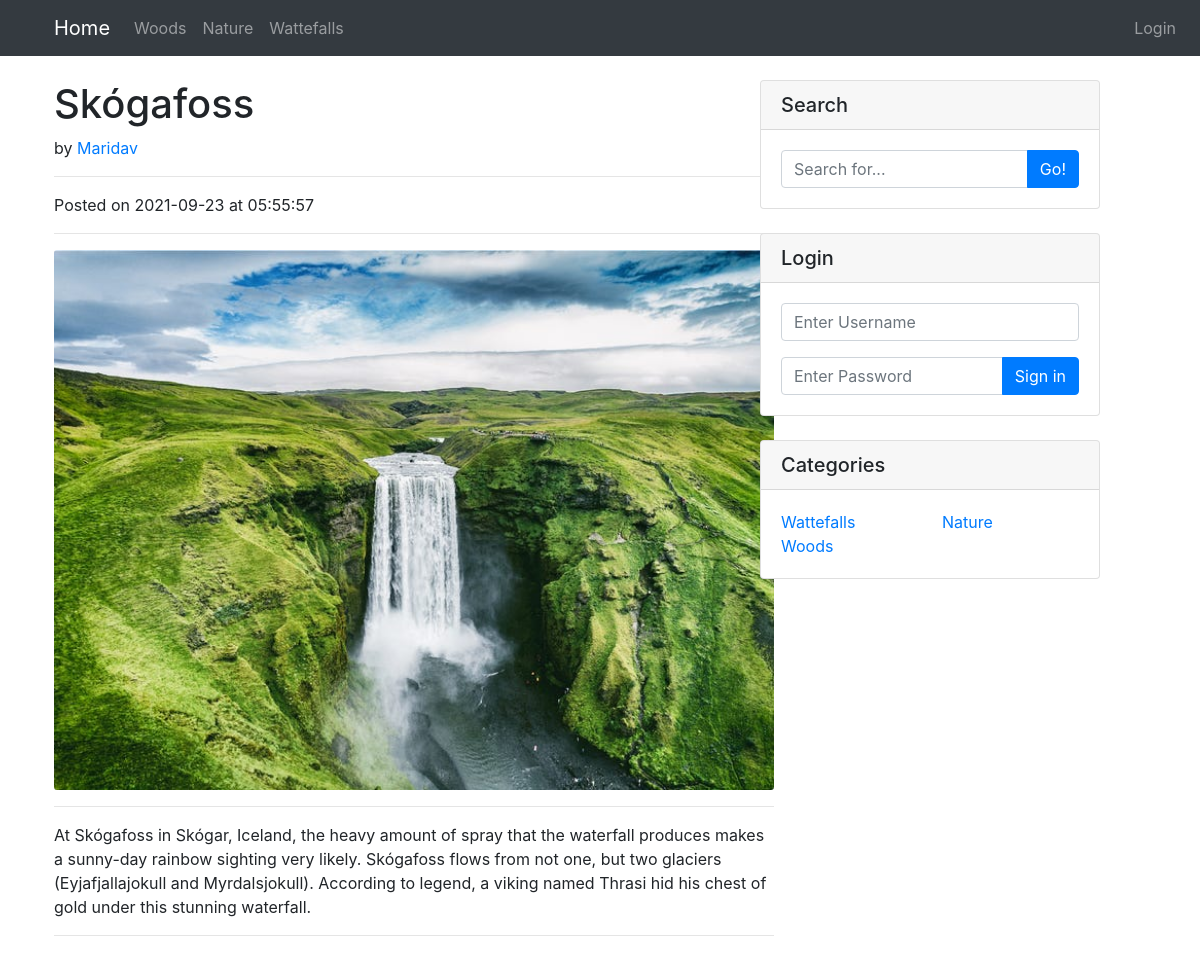
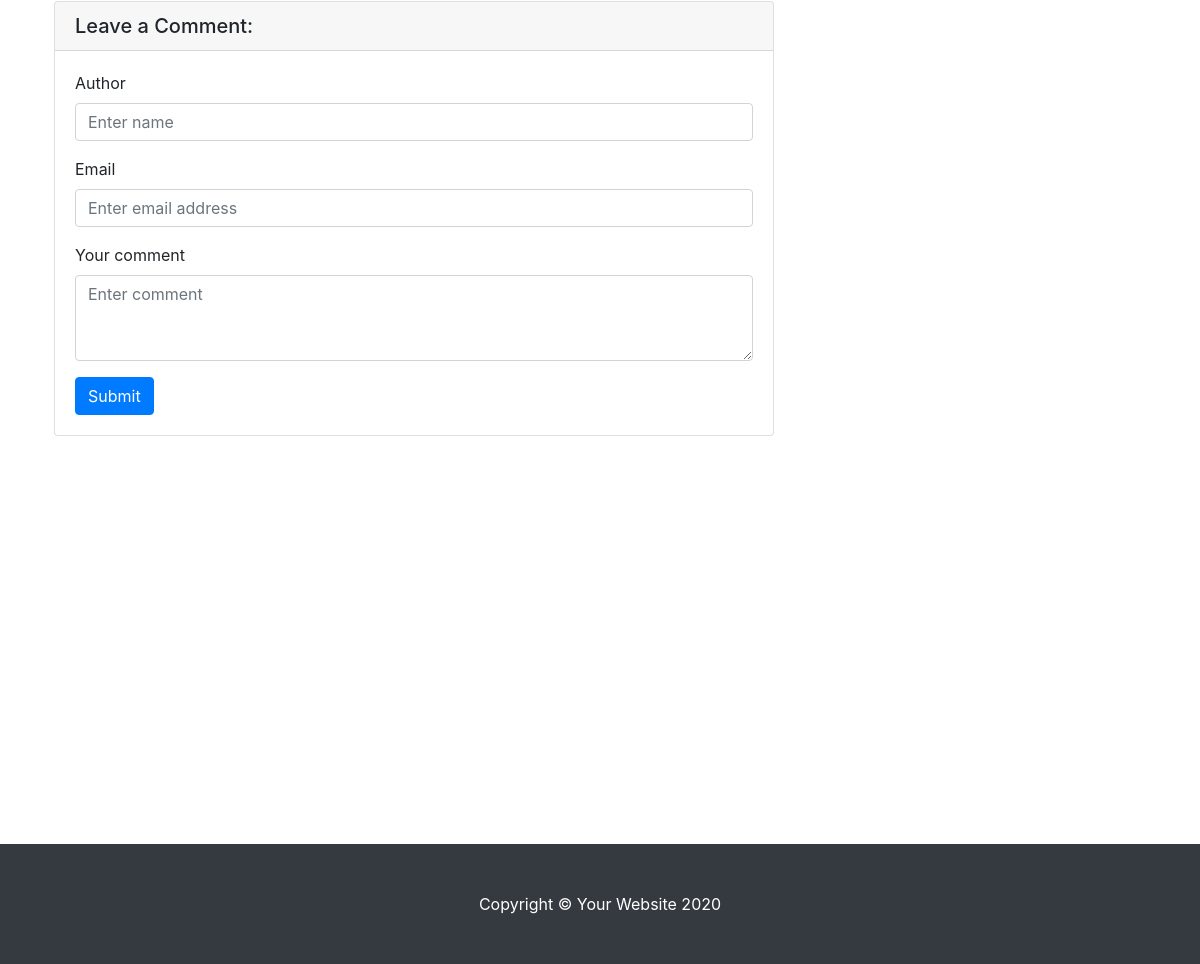
Screenshot of /post.php?post_id=1 with the database file from the repository (2 pictures, top to bottom).
### tables this page shows
CREATE TABLE `categories` (
  `category_id` int NOT NULL AUTO_INCREMENT,
  `category` varchar(255) NOT NULL,
  PRIMARY KEY (`category_id`)
);

CREATE TABLE `posts` (
  `post_id` int NOT NULL AUTO_INCREMENT,
  `post_author` varchar(255) NOT NULL,
  `post_title` varchar(255) NOT NULL,
  `post_category_id` int NOT NULL,
  `post_content` text NOT NULL,
  `post_image` text NOT NULL,
  `post_comments` int NOT NULL DEFAULT '0',
  `post_status` varchar(255) NOT NULL DEFAULT 'Draft',
  `post_date` datetime NOT NULL DEFAULT CURRENT_TIMESTAMP,
  PRIMARY KEY (`post_id`),
  KEY `post_category_id` (`post_category_id`),
  CONSTRAINT `posts_fk_1` FOREIGN KEY (`post_category_id`) REFERENCES `categories` (`category_id`) ON DELETE CASCADE ON UPDATE CASCADE
);

### includes/functions.php (called while the page is built, shortened)
<?php
$connection = mysqli_connect('localhost', 'root', 'mohamed', 'cms_db');
function selectData($table, $clause) {
    global $connection;
    $query = "SELECT * FROM $table $clause";
    $selectData = mysqli_query($connection, $query);
}

### post.php (the view, shortened to what this page needs)
<?php include 'includes\functions.php' ?>
<?php include 'includes\header.php' ?>
</head>
<body>
  <?php include 'includes\navigation.php' ?>
  <div class="container">
    <div class="row">
      <div class="col-lg-8">
        <?php
        if (isset($_GET['post_id'])) {
          $post_id = $_GET['post_id'];
          $clause = "WHERE post_id = $post_id ORDER BY post_id DESC";
          selectData('posts', $clause);
          while ($row = mysqli_fetch_assoc($selectData)) {
            $post_title = $row['post_title'];
            $post_author = $row['post_author'];
            $post_date = $row['post_date'];
            $post_content = $row['post_content'];
            $post_image = $row['post_image'];
          }
        }
        ?>
        <h1 class="mt-4"><?php echo $post_title ?></h1>
        <p>
          by
          <a href="#"><?php echo $post_author ?></a>
        </p>
        <hr>
        <p>
          Posted on <?php echo substr($post_date, 0, 11) ?>
          at <?php echo substr($post_date, 10, 9) ?>
        </p>
        <hr>
        <a href=<?php echo "./images/$post_image" ?>><img class="card-img-top rounded-sm" src=<?php echo "./images/$post_image" ?> alt=""></a>
        <hr>
        <p><?php echo $post_content ?></p>
        <hr>
        <?php include 'includes/comments.php' ?>
      </div>
      <?php include 'includes/sidebar.php' ?>
    </div>
  </div>
<?php include 'includes/footer.php' ?>

### includes/navigation.php (shortened to what this page needs)
<nav class="navbar navbar-expand-lg navbar-dark bg-dark fixed-top">
  <div class="container">
    <a class="navbar-brand" href="./index.php">Home</a>
    <div class="collapse navbar-collapse" id="navbarResponsive">
      <div>
        <ul class="navbar-nav ml-auto">
          <?php
          $clause='ORDER BY category_id DESC';
          selectData('categories', $clause);
          while( $row = mysqli_fetch_assoc($selectData)) {
            $category = $row['category'];
            $category_id = $row['category_id'];
            echo "<li class='nav-item'>
              <a class='nav-link' href='index.php?id=$category_id'>$category
              <span class='sr-only'>(current)</span></a>
            </li>";
          }
          ?>
        </ul>
      </div>
      <div>
        <ul class="navbar-nav" style="position: absolute;right: 16px;top: 8px;">
          <?php if(!isset($_SESSION['user_role_id'])){ ?>
            <li class="nav-item">
              <a class="nav-link" href="includes/login.php">Login</a>
            </li>
          <?php } ?>
        </ul>
      </div>
    </div>
  </div>
</nav>

### includes/sidebar.php
<div class="col-md-4 position-fixed" style="right:88px; max-width: 30.333333%;">
  <div class="card my-4 ">
    <h5 class="card-header">Search</h5>
    <div class="card-body">
      <form action="../search.php" method="post">
      <div class="input-group">
        <input name="search" type="text"  class="form-control" placeholder="Search for...">
        <span class="input-group-append">
          <button name="submit" class="btn btn-primary" type="submit">Go!</button>
        </span>
      </div>
      </form>
    </div>
  </div>
  <?php
  $clause = "LIMIT 6";
  selectData('categories', $clause);
  ?>
  <?php
  if(isset($_SESSION['user_role_id'])){
  } else {
  ?>
  <div class="card my-4">
    <h5 class="card-header">Login</h5>
    <div class="card-body">
    <form action="includes/login.php" method="post">
      <div class="form-group">
        <input name="username" type="text"  class="form-control" placeholder="Enter Username">
      </div>
      <div class="input-group">
        <input name="user_password" type="password"  class="form-control" placeholder="Enter Password">
        <span class="input-group-append">
          <button name="index_login" class="btn btn-primary" type="submit">Sign in</button>
        </span>
      </div>
      </form>
    </div>
  </div>
  <?php } ?>
  <div class="card my-4">
    <h5 class="card-header">Categories</h5>
    <div class="card-body">
      <div class="row">
        <div class="col-lg-6">
          <ul class="list-unstyled mb-0">
            <?php while( $row = mysqli_fetch_assoc($selectData) ) {
              $category = $row['category'];
              $category_id = $row['category_id'];
              echo "<li><a href='index.php?id=$category_id'>$category</a></li>";
            ?>
          </ul>
        </div>
        <div class="col-lg-6">
          <ul class="list-unstyled mb-0">
            <?php }  ?>
          </ul>
        </div>
      </div>
    </div>
  </div>
</div>

### css/blog-home.css (style rules this page uses)
body { padding-top: 56px; }

### rows the page displays
categories: category "Woods"
categories: category "Nature"
categories: category "Wattefalls"
posts: post_title "Skógafoss", post_author "Maridav", post_date "2021-09-23", post_date "05:55:57", post_image (picture), post_content "At Skógafoss in Skógar, Iceland, the heavy amount of spray that the waterfall produces makes a sunny-day rainbow sighting very likely. Skógafoss flows from not one, but two glaciers (Eyjafjallajokull and Myrdalsjokull). According to legend, a viking named Thrasi hid his chest of gold under this stunning waterfall."
